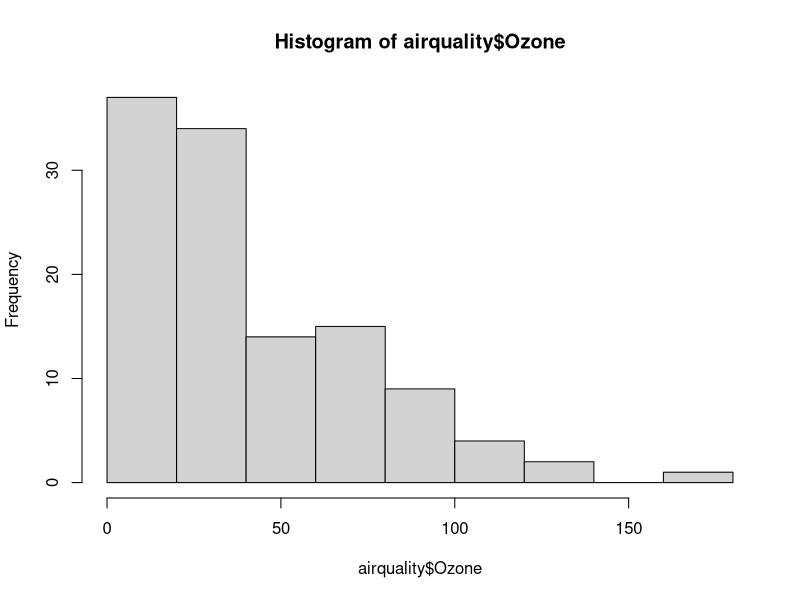
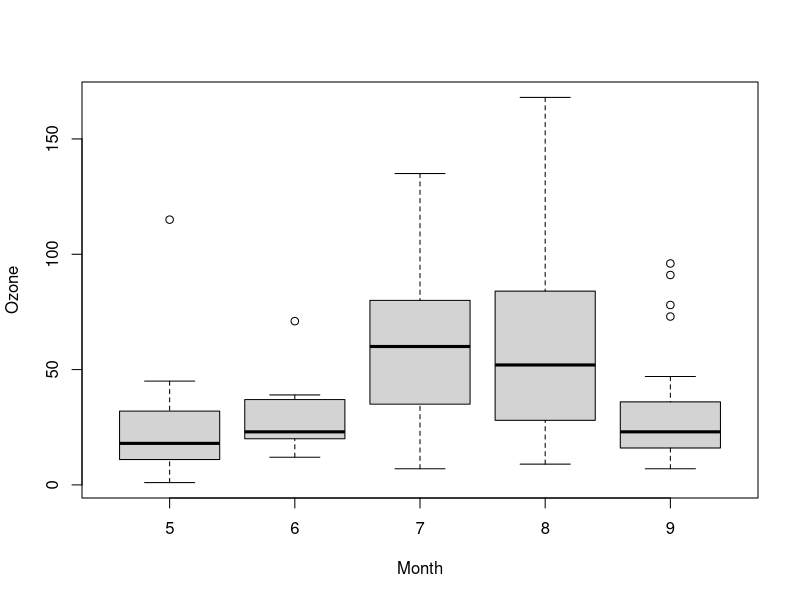
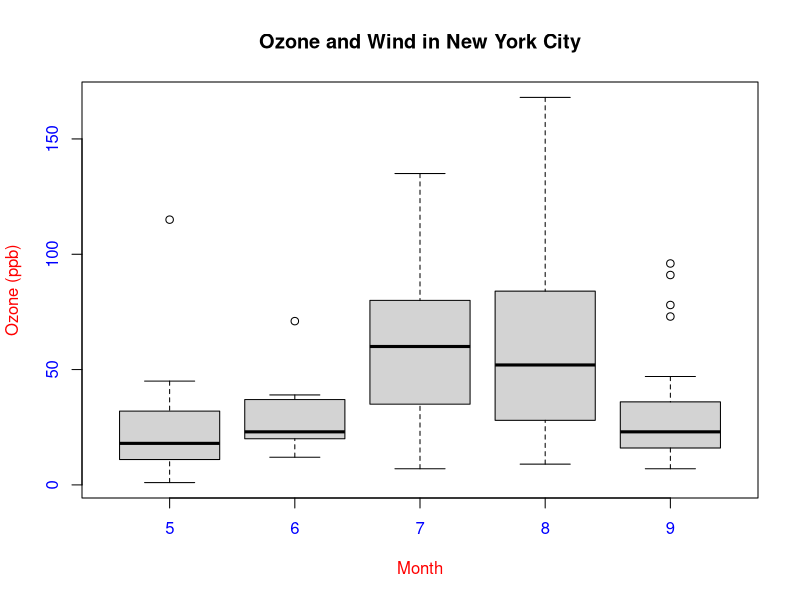
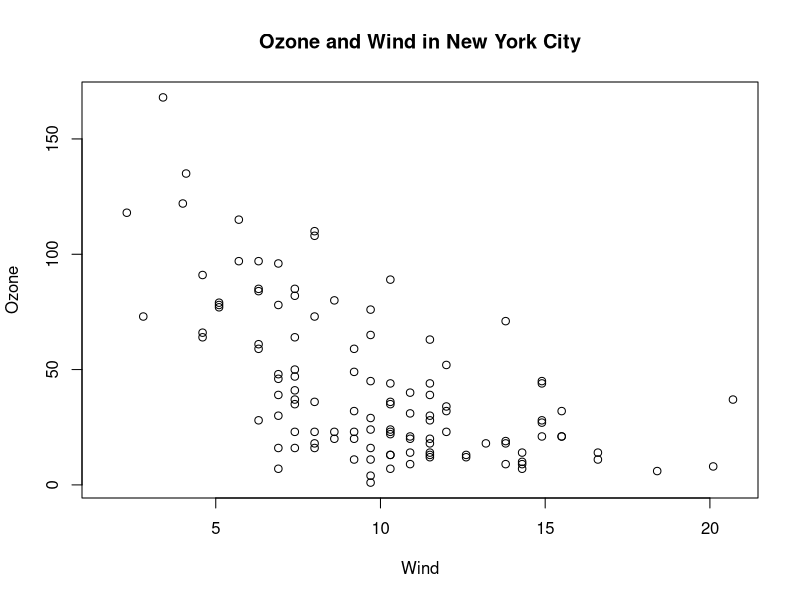
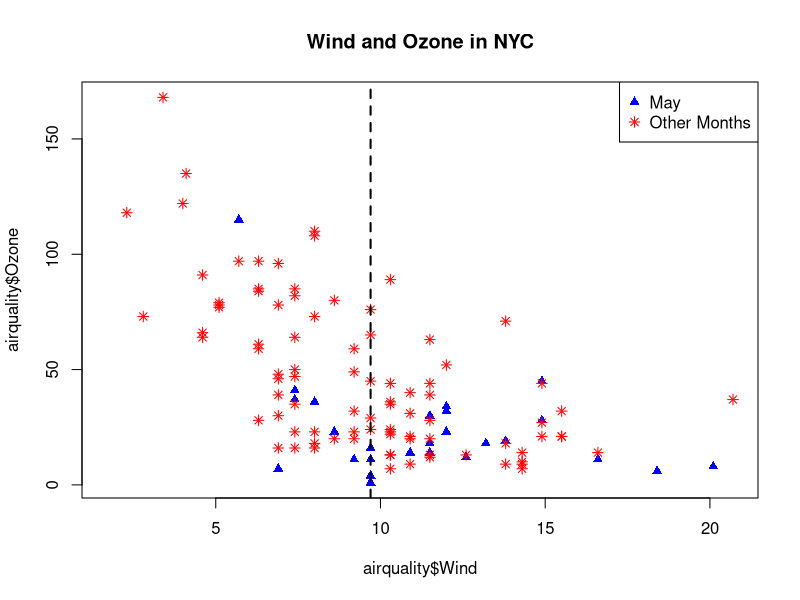
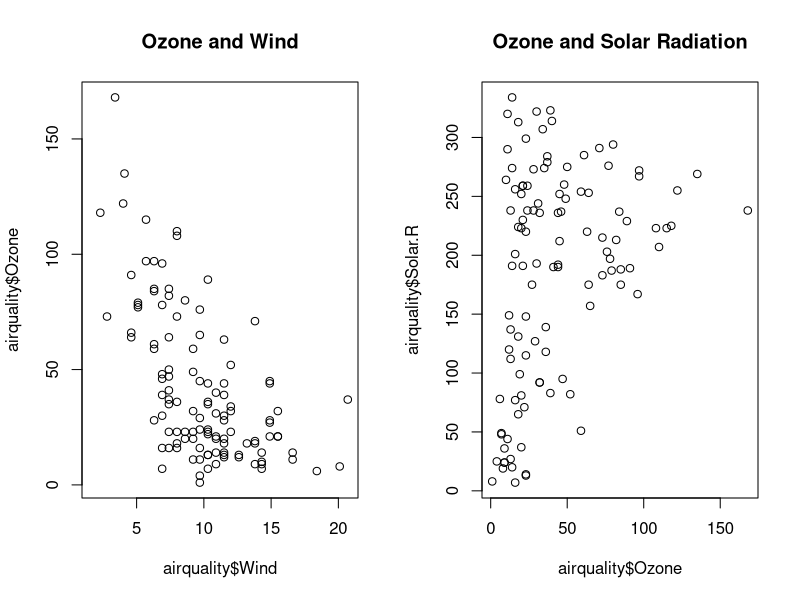
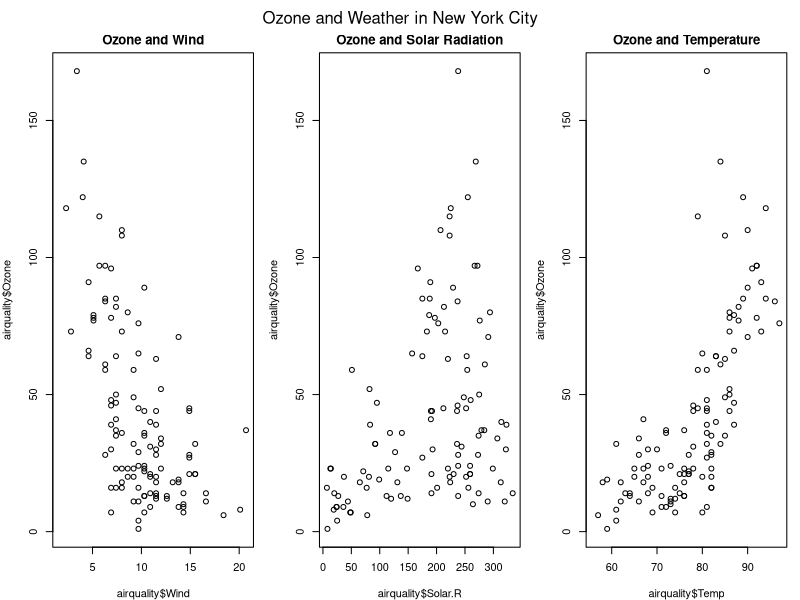

Here is the R script that generated these plots, in order:
hist(airquality$Ozone)
boxplot(Ozone ~ Month, airquality)
boxplot(Ozone~Month, airquality, xlab="Month", ylab="Ozone (ppb)",col.axis="blue",col.lab="red")
title("Ozone and Wind in New York City")

with(airquality, plot(Wind, Ozone))
title("Ozone and Wind in New York City")

par() #lists all parameter
par()$pin # specifies what the parameters of pin is
dev.off # reset parameters
legend # makes a legend

plot(airquality$Wind, airquality$Ozone, type = "n") # type = n doesnt plot the points inside, but just sets up the plot
title("Wind and Ozone in NYC")
may <- subset(airquality, Month == 5)
points(may$Wind,may$Ozone,col="blue",pch=17) # adds point to an exsisting plot
notmay <- subset(airquality, Month != 5)
points(notmay$Wind,notmay$Ozone,col="red",pch=8)
legend("topright",pch=c(17,8),col=c("blue","red"),legend=c("May","Other Months"))
abline(v=median(airquality$Wind),lty=2,lwd=2)

par(mfrow = c(1,2))
plot(airquality$Wind, airquality$Ozone, main = "Ozone and Wind")
plot(airquality$Ozone, airquality$Solar.R, main = "Ozone and Solar Radiation")

par(mfrow = c(1, 3), mar = c(4, 4, 2, 1), oma = c(0, 0, 2, 0))
plot(airquality$Wind, airquality$Ozone, main = "Ozone and Wind")
plot(airquality$Solar.R, airquality$Ozone, main = "Ozone and Solar Radiation")
plot(airquality$Temp, airquality$Ozone, main = "Ozone and Temperature")
mtext("Ozone and Weather in New York City", outer = TRUE)

